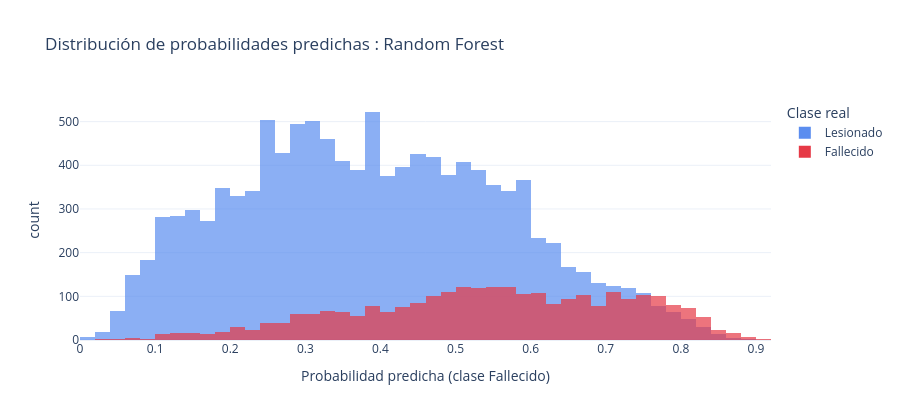

The notebook cell saved with this chart:
### Markdown cell above
### Hallazgo — Importancia de features

| Feature | Importancia |
|---|---|
| Departamento | 0.2342 : más predictora |
| Tipo de evento | 0.1849 |
| Grupo de edad | 0.1655 |
| Tipo de vehículo | 0.1276 |
| Sexo | 0.1104 |
| Día de la semana | 0.0966 |
| Grupo horario | 0.0544 |
| Mayor / Menor edad | 0.0265 : menos predictora |

Departamento es ahora la feature más importante (23.4%),
la geografía tiene mayor peso predictivo real.
Tipo de evento segunda (18.5%) — consistente con el EDA donde
Derrape y Atropello tienen las tasas de mortalidad más altas.

### Code cell
# -- Visualización 5: Distribución de probabilidades predichas ----------------------------------------------
df_proba = pd.DataFrame({
    'probabilidad': y_proba,
    'real': y_test.map({1:'Fallecido', 2:'Lesionado'})
})

fig_dist = px.histogram(
    df_proba,
    x='probabilidad',
    color='real',
    nbins=50,
    barmode='overlay',
    opacity=0.7,
    color_discrete_map={'Fallecido':'#E63946', 'Lesionado':'#5B8DEF'},
    title='Distribución de probabilidades predichas : Random Forest',
    labels={'probabilidad':'Probabilidad predicha (clase Fallecido)',
            'real':'Clase real'}
)
fig_dist.update_layout(height=420, template='plotly_white')
fig_dist.show()

### Figure 1 — Plotly figure (JSON) as saved in the notebook; plotly's stock layout.template omitted (floating-point values rounded to 4 significant figures; data arrays with more than 128 entries replaced by an {"elided": "..."} marker saying what was removed)
{"data": [{"bingroup": "x", "hovertemplate": "Clase real=Lesionado<br>Probabilidad predicha (clase Fallecido)=%{x}<br>count=%{y}<extra></extra>", "legendgroup": "Lesionado", "marker": {"color": "#5B8DEF", "opacity": 0.7, "pattern": {"shape": ""}}, "name": "Lesionado", "nbinsx": 50, "orientation": "v", "showlegend": true, "type": "histogram", "x": {"elided": "11641 float values"}, "xaxis": "x", "yaxis": "y"}, {"bingroup": "x", "hovertemplate": "Clase real=Fallecido<br>Probabilidad predicha (clase Fallecido)=%{x}<br>count=%{y}<extra></extra>", "legendgroup": "Fallecido", "marker": {"color": "#E63946", "opacity": 0.7, "pattern": {"shape": ""}}, "name": "Fallecido", "nbinsx": 50, "orientation": "v", "showlegend": true, "type": "histogram", "x": {"elided": "2748 float values"}, "xaxis": "x", "yaxis": "y"}], "layout": {"barmode": "overlay", "height": 420, "legend": {"title": {"text": "Clase real"}, "tracegroupgap": 0}, "title": {"text": "Distribución de probabilidades predichas : Random Forest"}, "xaxis": {"anchor": "y", "domain": [0, 1], "title": {"text": "Probabilidad predicha (clase Fallecido)"}}, "yaxis": {"anchor": "x", "domain": [0, 1], "title": {"text": "count"}}}}
